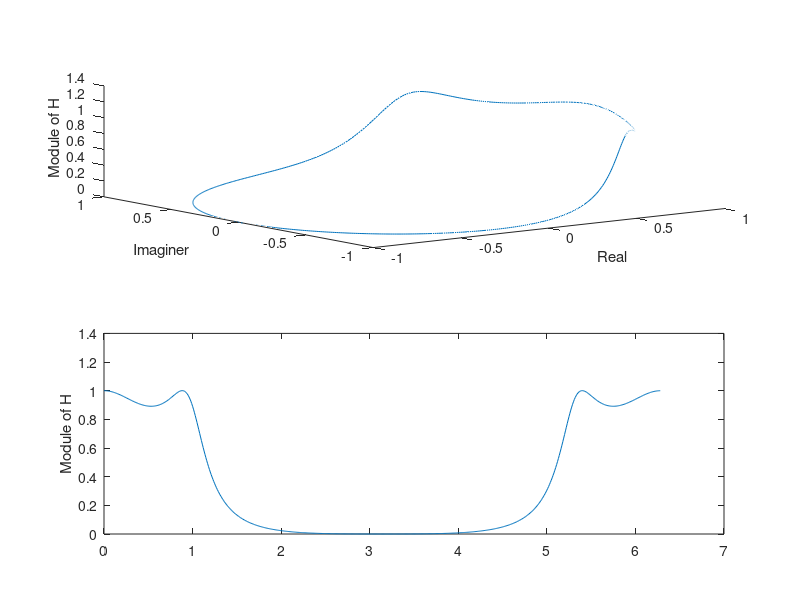

This chart was generated by the following MATLAB code:
clear all

w=0:0.01:2*pi;

z = exp(1i.*w);

H  = 0.0403 + 0.1208 .* (z .^ -1) + 0.1208  .* (z .^ -2)  + 0.0403 .* (z .^ -3);
H = H ./ (1 - 1.4726 .* (z .^ -1) + 1.1715  .* (z .^ -2) - 0.3767  .* (z .^ -3));

figure
subplot(2, 1, 1)
plot3(real(z),imag(z),abs(H))
xlabel('Real')
ylabel('Imaginer')
zlabel('Module of H')

subplot(2, 1, 2)
plot(w, abs(H))
ylabel('Module of H')